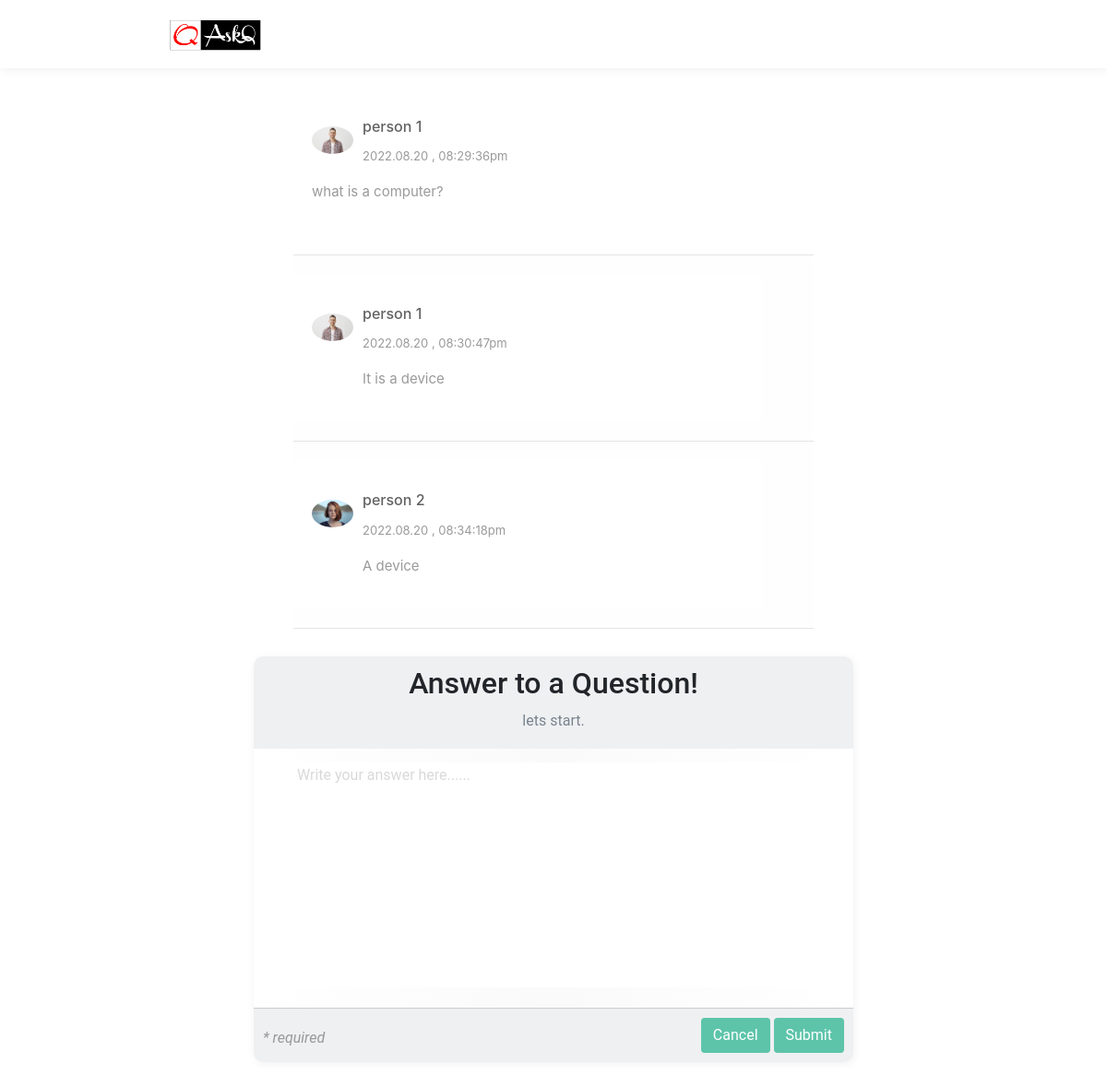
Page /html/comment.php?id=7 on the committed database.
### tables this page shows
CREATE TABLE `add_question` (
  `id` int(100) NOT NULL AUTO_INCREMENT,
  `name` varchar(100) NOT NULL,
  `img` varchar(100) NOT NULL,
  `date` varchar(100) NOT NULL,
  `question` text NOT NULL,
  PRIMARY KEY (`id`)
);

CREATE TABLE `answers` (
  `id` int(100) NOT NULL AUTO_INCREMENT,
  `ques_id` int(100) NOT NULL,
  `name` varchar(100) NOT NULL,
  `img_url` varchar(100) NOT NULL,
  `da_time` varchar(100) NOT NULL,
  `answer` text NOT NULL,
  PRIMARY KEY (`id`)
);

### html/comment.php (the view, shortened to what this page needs)
<?php
include "../php/connection.php";
$ques_id = 0;
if(isset($_GET['id'])){
    $ques_id = $_GET['id'];
}
$sql = "SELECT * FROM add_question where id=$ques_id";
$read_ques = mysqli_query($conn, $sql);
$rows = mysqli_fetch_assoc($read_ques);
$sql1 = "SELECT * FROM answers where ques_id=$ques_id";
$ans_ques = mysqli_query($conn, $sql1);
?>
<!DOCTYPE html>
<html lang="en">
<head>
    <link rel="stylesheet" href="../css/comment.css">
    <link rel="stylesheet" href="https://cdnjs.cloudflare.com/ajax/libs/normalize/5.0.0/normalize.min.css">
    <link rel="stylesheet" href="https://cdn.jsdelivr.net/npm/bootstrap@4.0.0/dist/css/bootstrap.min.css"
>
</head>
<body>
    <div class="header">
        <a href="home.html"><img src="../img/AskQ-Logo.png" alt="logo" height="70px"></a>
        <div class="header-right">
        </div>
    </div>
    <div class="main-content">
        <div class="post-container">
            <div class="post-row">
                <div class="user-profile">
                    <img src="../upload/<?php echo $rows['img'] ?>">
                    <div>
                        <p>
                            <?php echo $rows['name'] ?>
                        </p>
                        <span>
                            <?php echo $rows['date'] ?>
                        </span>
                    </div>
                </div>
            </div>
            <p class="post-text">
                <?php echo $rows['question'] ?>
            </p>
        </div>
        <div class="post-answers">
            <hr>
            <?php if (mysqli_num_rows($ans_ques)) { ?>
            <?php
			    while($data_rows = mysqli_fetch_assoc($ans_ques)){
		    ?>
            <div class="post-container">
                <div class="post-row">
                    <div class="user-profile">
                        <img src="../upload/<?php echo $data_rows['img_url'] ?>">
                        <div>
                            <p><?php echo $data_rows['name'] ?></p>
                            <span><?php echo $data_rows['da_time'] ?></span>
                        </div>
                    </div>
                </div>
                <div style="padding-left: 55px;">
                    <p class="post-text">
                    <?php echo $data_rows['answer'] ?>
                    </p>
                </div>
            </div>
            <hr>
            <?php } ?>
            <?php } ?>
        </div>
    </div>
    <form class="signup-form" action="../php/answer.php" method="post">
        <div class="form-header">
            <h2 class="title">Answer to a Question!</h2>
            <p>lets start.</p>
        </div>
        <div class="form-body">
            <textarea name="answer" id="" cols="30" rows="10" placeholder="Write your answer here......"></textarea>
        </div>
        <div class="form-footer">
            <span>* required</span>
            <a href="home.php" class='btn'>Cancel</a>
            <button type="submit" class="btn" id="submitQuestion" name='answer_submit'>Submit</button>
        </div>
    </form>
</body>
</html>

### css/comment.css (style rules this page uses)
body { background: #eee }
.header { overflow: hidden; background-color: #ffffff; padding: 2px 170px; box-shadow: 1px 1.732px 10px 0px rgb(0 0 0 / 6%); }
.header-right { padding:10px; float:right; display: inline-flex; }
p { color: #77838f; line-height: 1.7; }
.signup-form { font-family: "Roboto", sans-serif; width:650px; margin:30px auto; background:linear-gradient(to right, #ffffff 0%, #fafafa 50%, #ffffff 99%); border-radius: 10px; box-shadow: 1px 1.732px 10px 0px rgb(0 0 0 / 6%); }
.form-header { background-color: #EFF0F1; border-top-left-radius: 10px; border-top-right-radius: 10px; padding-top: 10px; display:flex; flex-direction: column; align-items: center; }
.form-body { padding:10px 40px; color:#666; }
.form-footer { clear:both; }
.signup-form .form-footer { background-color: #EFF0F1; border-bottom-left-radius: 10px; border-bottom-right-radius: 10px; padding:10px 10px; text-align: right; border-top: 1px solid #cccccc; }
.form-footer span { float:left; margin-top: 10px; color:#999; font-style: italic; font-weight: thin; }
.btn { display:inline-block; padding:10px 20px; background-color: #5dc4aa; font-size:17px; border:none; border-radius:5px; color: white; cursor:pointer; }
.main-content { width: 47%; position:relative; left:50%; transform: translate(-50%,0); }
.post-container { width: 90%; background:#fff; border-radius: 6px; padding: 20px; color:#626262; margin:20px 0px; }
.user-profile span { font-size: 13px; color:#9a9a9a; }
.user-profile { display: flex; align-items: center; }
.user-profile img { width:45px; border-radius: 50%; margin-right:10px; }
.user-profile p { margin-bottom: 5px; font-weight: 500; color:#626262; }
.post-text { color:#9a9a9a; margin:15px 0; font-size: 15px; }
.post-row { margin-top:10px; display: flex; align-items: center; justify-content: space-between; }
.post-answers { background-color: rgb(255, 254, 254); }

### html/comment.php (style rules this page uses)
textarea { margin: 5px; border: none; outline: none; resize: none; width: 100%; }

### rows in the picture
add_question: img (picture), name "person 1", date "2022.08.20 , 08:29:36pm", question "what is a computer?"
answers: img_url (picture), name "person 1", da_time "2022.08.20 , 08:30:47pm", answer "It is a device"
answers: img_url (picture), name "person 2", da_time "2022.08.20 , 08:34:18pm", answer "A device"
